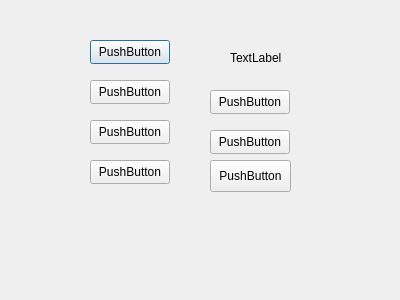
<?xml version="1.0" encoding="UTF-8"?>
<ui version="4.0">
 <class>librarianAccountPage</class>
 <widget class="QDialog" name="librarianAccountPage">
  <property name="geometry">
   <rect>
    <x>0</x>
    <y>0</y>
    <width>400</width>
    <height>300</height>
   </rect>
  </property>
  <property name="windowTitle">
   <string>Dialog</string>
  </property>
  <widget class="QPushButton" name="addBookButton">
   <property name="geometry">
    <rect>
     <x>90</x>
     <y>40</y>
     <width>80</width>
     <height>24</height>
    </rect>
   </property>
   <property name="text">
    <string>PushButton</string>
   </property>
  </widget>
  <widget class="QPushButton" name="editBookButton">
   <property name="geometry">
    <rect>
     <x>90</x>
     <y>80</y>
     <width>80</width>
     <height>24</height>
    </rect>
   </property>
   <property name="text">
    <string>PushButton</string>
   </property>
  </widget>
  <widget class="QPushButton" name="deleteBookButton">
   <property name="geometry">
    <rect>
     <x>90</x>
     <y>120</y>
     <width>80</width>
     <height>24</height>
    </rect>
   </property>
   <property name="text">
    <string>PushButton</string>
   </property>
  </widget>
  <widget class="QPushButton" name="displayBooksButton">
   <property name="geometry">
    <rect>
     <x>90</x>
     <y>160</y>
     <width>80</width>
     <height>24</height>
    </rect>
   </property>
   <property name="text">
    <string>PushButton</string>
   </property>
  </widget>
  <widget class="QLabel" name="label">
   <property name="geometry">
    <rect>
     <x>230</x>
     <y>50</y>
     <width>60</width>
     <height>16</height>
    </rect>
   </property>
   <property name="text">
    <string>TextLabel</string>
   </property>
  </widget>
  <widget class="QPushButton" name="searchByAuthorButton">
   <property name="geometry">
    <rect>
     <x>210</x>
     <y>90</y>
     <width>80</width>
     <height>24</height>
    </rect>
   </property>
   <property name="text">
    <string>PushButton</string>
   </property>
  </widget>
  <widget class="QPushButton" name="searchByBookTitleButton">
   <property name="geometry">
    <rect>
     <x>210</x>
     <y>130</y>
     <width>80</width>
     <height>24</height>
    </rect>
   </property>
   <property name="text">
    <string>PushButton</string>
   </property>
  </widget>
  <widget class="QPushButton" name="searchByISBNButton">
   <property name="geometry">
    <rect>
     <x>210</x>
     <y>160</y>
     <width>81</width>
     <height>32</height>
    </rect>
   </property>
   <property name="text">
    <string>PushButton</string>
   </property>
  </widget>
 </widget>
 <resources/>
 <connections/>
</ui>
